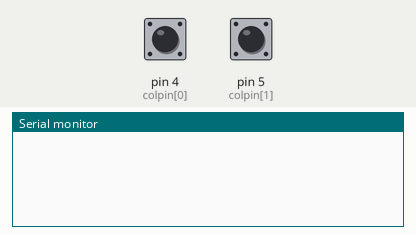
Bench run of a sketch on a simulated Arduino Leonardo, built with avr-gcc and run on an emulated ATmega32U4. Shown: the last lines printed to the serial monitor. The inputs (shaded band) are chosen by the test bench; at power-on: pin 4 (colpin[0]) HIGH, pin 5 (colpin[1]) HIGH. USB keyboard and mouse output is not drawn.

Above: at 1.2 s.
1.3 s: pin 4 (colpin[0]) pulled LOW for 0.15 s
At 1.8 s:
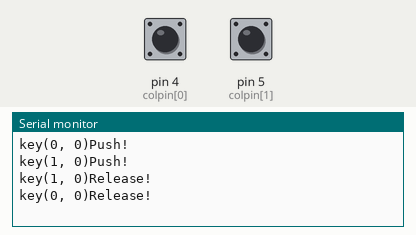
2.9 s: pin 5 (colpin[1]) pulled LOW for 0.15 s
At 3.04 s:
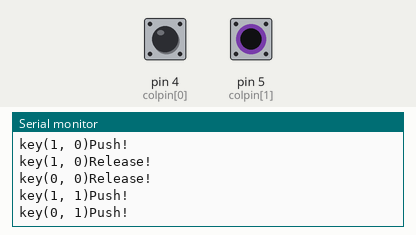

The sketch:

2x2.ino
```cpp
//
#include <Keyboard.h>

#define debug 0
#define pushdebug 1
#define mapdebug 0

const int rownum = 2; //行の数
const int colnum = 2; //列の数

const int rowpin[rownum] = {2, 3};  //行 0 が 2 ピン、行 1 が 3 ピン
const int colpin[colnum] = {4, 5};  //列 0 が 4 ピン、列 1 が 5 ピン
const byte keymap[rownum][colnum] = {{'q', 'w'},{'a', 's'}};  //出力したい ASCII CODE をマッピングする

bool currentstate[rownum][colnum];  //現在の入力状態を記録する
bool beforestate[rownum][colnum]; //前回の入力状態を記憶する

int i, j;

void printall()
{
  Serial.println("");
  Serial.println("Printing Map Status");
  for(i = 0; i < colnum; i++)
  {
    for(j = 0; j < colnum; j++)
    {
      Serial.print(currentstate[i][j], BIN);
      if(i < colnum - 1)
        Serial.print(", ");
      else
        Serial.println("");
    }
  }
  Serial.println("");
}

void setup()
{
  for(i = 0; i < rownum; i++)
    pinMode(rowpin[i], OUTPUT); //行を OUTPUT に初期化
  for(i = 0; i < colnum; i++)
    pinMode(colpin[i], INPUT_PULLUP);  //列を INPUT に初期化
  for(i = 0; i < rownum; i++)
  {
    for(j = 0; j < colnum; j++)
    {
      currentstate[i][j] = LOW; //状態を全て LOW に初期化
      beforestate[i][j] = LOW;  //状態を全て LOW に初期化
    }
    digitalWrite(rowpin[i], HIGH); //行を全て HIGH に初期化
  }
  Serial.begin(9600);
  Keyboard.begin();
}

void loop()
{
  for(i = 0; i < rownum; i++)
  {
    digitalWrite(rowpin[i], LOW); //欲しい行を LOW にする
    #if debug
    Serial.print("rowpin[");
    Serial.print(i);
    Serial.println("] is LOW.");
    #endif
    for(j = 0; j < colnum; j++)
    {
      currentstate[i][j] = !digitalRead(colpin[j]);  //行を次々と読んでいく
      #if debug
      Serial.print("colpin[");
      Serial.print(j);
      Serial.println("] being read.");
      #endif
      if(currentstate[i][j] != beforestate[i][j]) //今の状態と前回の状態が違う時
      {
        #if pushdebug
        //その座標を表示
        Serial.print("key(");
        Serial.print(i);
        Serial.print(", ");
        Serial.print(j);
        Serial.print(")");
        #endif
        if(currentstate[i][j])
        {
          #if pushdebug
          Serial.println("Push!");
//          Keyboard.press(keymap[i][j]);
          #endif
        }
        else
        {
          #if pushdebug
          Serial.println("Release!");
//          Keyboard.release(keymap[i][j]);
          #endif
        }
        beforestate[i][j] = currentstate[i][j];
      }
      #if mapdebug
      if(i == rownum - 1 && j == colnum - 1)
        printall();
      #endif
    }
    digitalWrite(rowpin[i], HIGH);
#if debug
    Serial.print("rowpin[");
    Serial.print(i);
    Serial.println("] is HIGH");
#endif
    delay(10);
  }
}
```

Measured:
- after the input at 1.3 s, the serial monitor: prints a new line at once (image 1)
- after the input at 2.9 s, the serial monitor: prints a new line at once (image 2)
